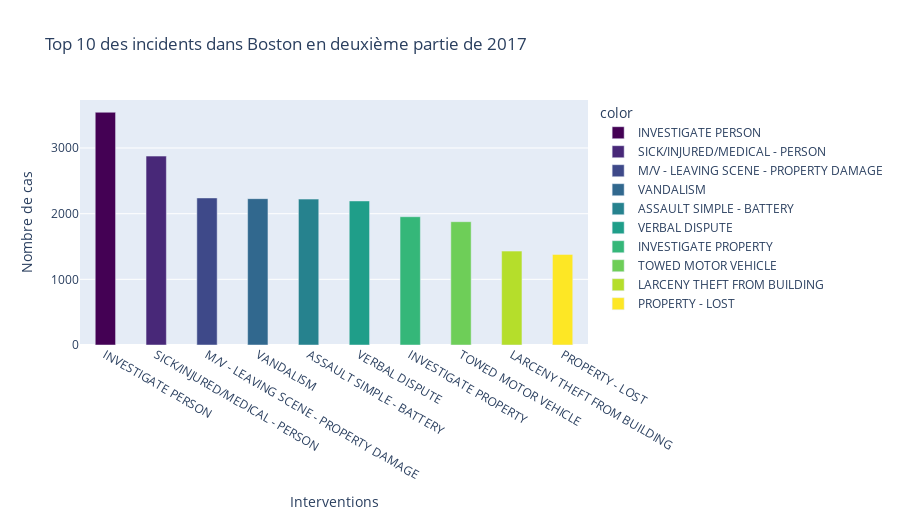

Notebook source saved alongside this figure:
### Markdown cell above
Afin de mieux visualiser les méfaits majeurs dans Boston, nous les représentons sous forme d'histogramme :

### Code cell
Description=categories['Description'][0:10]
Values=categories['values'][0:10]

fig=px.bar(categories, x=Description,
           y=Values, 
           title= 'Top 10 des incidents dans Boston en deuxième partie de 2017',
           color=categories['Description'][0:10],
           color_discrete_sequence = px.colors.sequential.Viridis,
           height=520)

fig.update_layout(
    xaxis_title_text='Interventions', 
    yaxis_title_text='Nombre de cas', 
    bargap=0.2, 
    bargroupgap=0.5)
    
fig.show()

### Figure 1 — Plotly figure (JSON) as saved in the notebook; plotly's stock layout.template omitted (floating-point values rounded to 4 significant figures)
{"data": [{"alignmentgroup": "True", "hovertemplate": "color=INVESTIGATE PERSON<br>x=%{x}<br>y=%{y}<extra></extra>", "legendgroup": "INVESTIGATE PERSON", "marker": {"color": "#440154"}, "name": "INVESTIGATE PERSON", "offsetgroup": "INVESTIGATE PERSON", "orientation": "v", "showlegend": true, "textposition": "auto", "type": "bar", "x": ["INVESTIGATE PERSON"], "xaxis": "x", "y": [3545], "yaxis": "y"}, {"alignmentgroup": "True", "hovertemplate": "color=SICK/INJURED/MEDICAL - PERSON<br>x=%{x}<br>y=%{y}<extra></extra>", "legendgroup": "SICK/INJURED/MEDICAL - PERSON", "marker": {"color": "#482878"}, "name": "SICK/INJURED/MEDICAL - PERSON", "offsetgroup": "SICK/INJURED/MEDICAL - PERSON", "orientation": "v", "showlegend": true, "textposition": "auto", "type": "bar", "x": ["SICK/INJURED/MEDICAL - PERSON"], "xaxis": "x", "y": [2877], "yaxis": "y"}, {"alignmentgroup": "True", "hovertemplate": "color=M/V - LEAVING SCENE - PROPERTY DAMAGE<br>x=%{x}<br>y=%{y}<extra></extra>", "legendgroup": "M/V - LEAVING SCENE - PROPERTY DAMAGE", "marker": {"color": "#3e4989"}, "name": "M/V - LEAVING SCENE - PROPERTY DAMAGE", "offsetgroup": "M/V - LEAVING SCENE - PROPERTY DAMAGE", "orientation": "v", "showlegend": true, "textposition": "auto", "type": "bar", "x": ["M/V - LEAVING SCENE - PROPERTY DAMAGE"], "xaxis": "x", "y": [2240], "yaxis": "y"}, {"alignmentgroup": "True", "hovertemplate": "color=VANDALISM<br>x=%{x}<br>y=%{y}<extra></extra>", "legendgroup": "VANDALISM", "marker": {"color": "#31688e"}, "name": "VANDALISM", "offsetgroup": "VANDALISM", "orientation": "v", "showlegend": true, "textposition": "auto", "type": "bar", "x": ["VANDALISM"], "xaxis": "x", "y": [2229], "yaxis": "y"}, {"alignmentgroup": "True", "hovertemplate": "color=ASSAULT SIMPLE - BATTERY<br>x=%{x}<br>y=%{y}<extra></extra>", "legendgroup": "ASSAULT SIMPLE - BATTERY", "marker": {"color": "#26828e"}, "name": "ASSAULT SIMPLE - BATTERY", "offsetgroup": "ASSAULT SIMPLE - BATTERY", "orientation": "v", "showlegend": true, "textposition": "auto", "type": "bar", "x": ["ASSAULT SIMPLE - BATTERY"], "xaxis": "x", "y": [2222], "yaxis": "y"}, {"alignmentgroup": "True", "hovertemplate": "color=VERBAL DISPUTE<br>x=%{x}<br>y=%{y}<extra></extra>", "legendgroup": "VERBAL DISPUTE", "marker": {"color": "#1f9e89"}, "name": "VERBAL DISPUTE", "offsetgroup": "VERBAL DISPUTE", "orientation": "v", "showlegend": true, "textposition": "auto", "type": "bar", "x": ["VERBAL DISPUTE"], "xaxis": "x", "y": [2194], "yaxis": "y"}, {"alignmentgroup": "True", "hovertemplate": "color=INVESTIGATE PROPERTY<br>x=%{x}<br>y=%{y}<extra></extra>", "legendgroup": "INVESTIGATE PROPERTY", "marker": {"color": "#35b779"}, "name": "INVESTIGATE PROPERTY", "offsetgroup": "INVESTIGATE PROPERTY", "orientation": "v", "showlegend": true, "textposition": "auto", "type": "bar", "x": ["INVESTIGATE PROPERTY"], "xaxis": "x", "y": [1954], "yaxis": "y"}, {"alignmentgroup": "True", "hovertemplate": "color=TOWED MOTOR VEHICLE<br>x=%{x}<br>y=%{y}<extra></extra>", "legendgroup": "TOWED MOTOR VEHICLE", "marker": {"color": "#6ece58"}, "name": "TOWED MOTOR VEHICLE", "offsetgroup": "TOWED MOTOR VEHICLE", "orientation": "v", "showlegend": true, "textposition": "auto", "type": "bar", "x": ["TOWED MOTOR VEHICLE"], "xaxis": "x", "y": [1878], "yaxis": "y"}, {"alignmentgroup": "True", "hovertemplate": "color=LARCENY THEFT FROM BUILDING<br>x=%{x}<br>y=%{y}<extra></extra>", "legendgroup": "LARCENY THEFT FROM BUILDING", "marker": {"color": "#b5de2b"}, "name": "LARCENY THEFT FROM BUILDING", "offsetgroup": "LARCENY THEFT FROM BUILDING", "orientation": "v", "showlegend": true, "textposition": "auto", "type": "bar", "x": ["LARCENY THEFT FROM BUILDING"], "xaxis": "x", "y": [1430], "yaxis": "y"}, {"alignmentgroup": "True", "hovertemplate": "color=PROPERTY - LOST<br>x=%{x}<br>y=%{y}<extra></extra>", "legendgroup": "PROPERTY - LOST", "marker": {"color": "#fde725"}, "name": "PROPERTY - LOST", "offsetgroup": "PROPERTY - LOST", "orientation": "v", "showlegend": true, "textposition": "auto", "type": "bar", "x": ["PROPERTY - LOST"], "xaxis": "x", "y": [1380], "yaxis": "y"}], "layout": {"bargap": 0.2, "bargroupgap": 0.5, "barmode": "relative", "height": 520, "legend": {"title": {"text": "color"}, "tracegroupgap": 0}, "title": {"text": "Top 10 des incidents dans Boston en deuxième partie de 2017"}, "xaxis": {"anchor": "y", "domain": [0, 1], "title": {"text": "Interventions"}}, "yaxis": {"anchor": "x", "domain": [0, 1], "title": {"text": "Nombre de cas"}}}}
